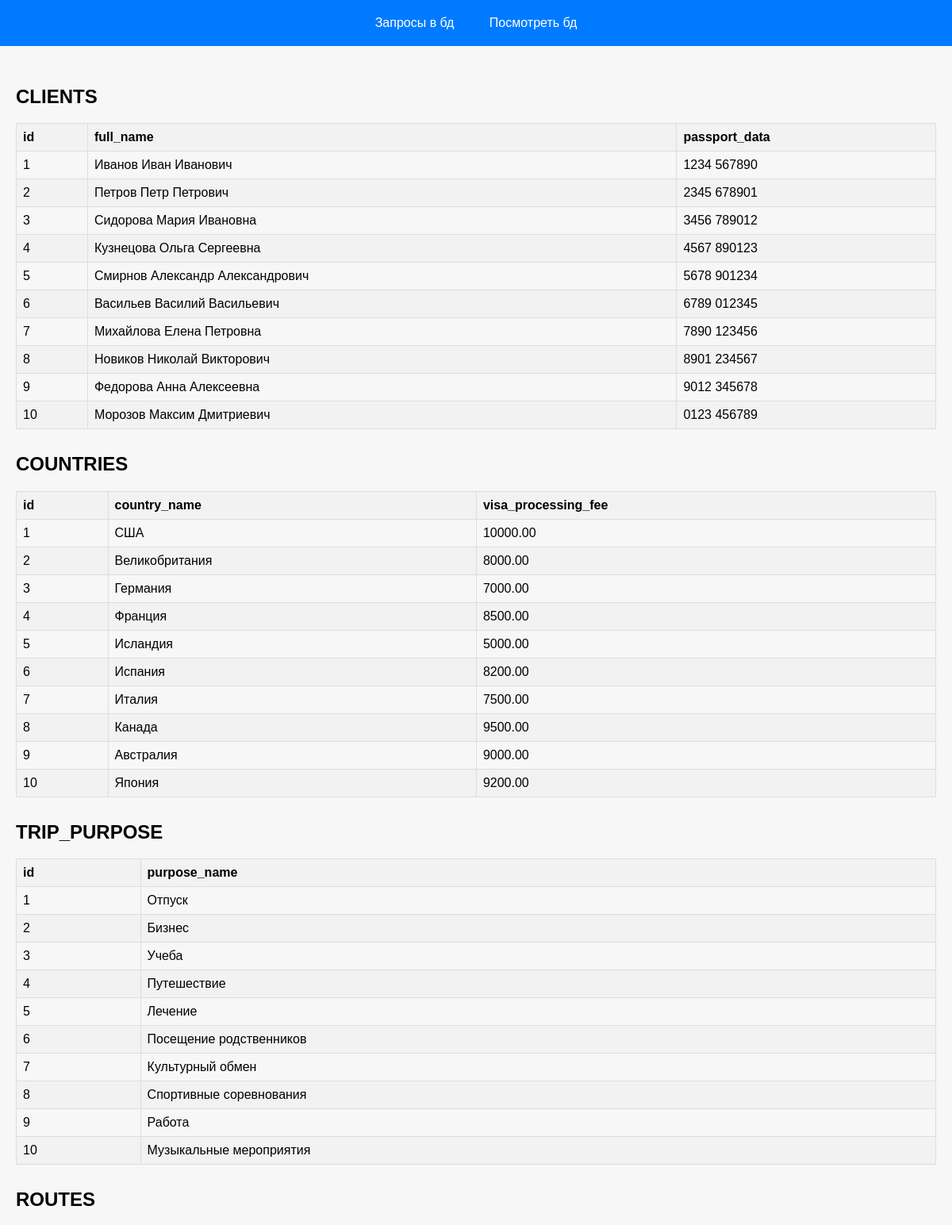
Screenshot of /showtable.php (upper part) with the database file from the repository.
### tables this page shows
CREATE TABLE CLIENTS (
    id INT AUTO_INCREMENT PRIMARY KEY,
    full_name VARCHAR(255) NOT NULL,
    passport_data VARCHAR(255) NOT NULL
);

CREATE TABLE COUNTRIES (
    id INT AUTO_INCREMENT PRIMARY KEY,
    country_name VARCHAR(255) NOT NULL,
    visa_processing_fee DECIMAL(10, 2) NOT NULL
);

CREATE TABLE TRIP_PURPOSE (
    id INT AUTO_INCREMENT PRIMARY KEY,
    purpose_name VARCHAR(255) NOT NULL
);

### showtable.php (the view, shortened to what this page needs)
<!DOCTYPE html>
<html lang="en">
<head>
    <link rel="stylesheet" href="table.css">
</head>
<body>
    <header>
        <a href="index.php">Запросы в бд</a>
        <a href="showtable.php">Посмотреть бд</a>
    </header>
    <div class="maincontent">
<?php
include 'dbconnect.php';
try {
    $tables = array("CLIENTS", "COUNTRIES", "TRIP_PURPOSE", "ROUTES", "TRIPS");
    foreach ($tables as $table_name) {
        echo "<h2>$table_name</h2>";
        $content_query = "SELECT * FROM $table_name";
        $content_result = $db->query($content_query);
        if ($content_result->rowCount() > 0) {
            echo "<table>";
            echo "<tr>";
            $columns = [];
            while ($row = $content_result->fetch(PDO::FETCH_ASSOC)) {
                if (empty($columns)) {
                    echo "<tr>";
                    foreach ($row as $key => $value) {
                        echo "<th>$key</th>";
                        $columns[] = $key;
                    }
                    echo "</tr>";
                }
                if ($table_name === "ROUTES") {
                    $row = replaceIdsWithNames($db, $row, "country_id", "COUNTRIES", "country_name");
                    $row = replaceIdsWithNames($db, $row, "trip_purpose_id", "TRIP_PURPOSE", "purpose_name");
                }
                if ($table_name === "TRIPS" && isset($row['client_id'])) {
                    $row = replaceClientIdWithName($db, $row);
                }
                echo "<tr>";
                foreach ($columns as $column) {
                    echo "<td>" . $row[$column] . "</td>";
                }
                echo "</tr>";
            }
            echo "</table>";
        } else {
            echo "Table is empty.";
        }
    }
} catch (PDOException $e) {
    die("Error: " . $e->getMessage());
}
function replaceIdsWithNames($db, $row, $id_column, $table_name, $name_column) {
    $id = $row[$id_column];
    $query = "SELECT $name_column FROM $table_name WHERE id = :id";
    $statement = $db->prepare($query);
    $statement->bindParam(":id", $id);
    $statement->execute();
    $result = $statement->fetch(PDO::FETCH_ASSOC);
    $name = $result[$name_column];
    $row[$id_column] = $name;
    return $row;
}
function replaceClientIdWithName($db, $row) {
    $client_id = $row['client_id'];
    $query = "SELECT full_name FROM CLIENTS WHERE id = :id";
    $statement = $db->prepare($query);
    $statement->bindParam(":id", $client_id);
    $statement->execute();
    $result = $statement->fetch(PDO::FETCH_ASSOC);
    $full_name = $result['full_name'];
    $row['client_id'] = $full_name;
    return $row;
}
?>
</div>
</body>
</html>

### table.css (style rules this page uses)
body { font-family: Arial, sans-serif; margin: 0; padding: 0; background-color: #f7f7f7; }
.maincontent { padding: 20px; }
header { background-color: #007bff; color: white; padding: 10px 0; text-align: center; }
header a { display: inline-block; padding: 10px 20px; color: white; text-decoration: none; transition: background-color 0.3s; }
h2 { margin-top: 30px; }
table { border-collapse: collapse; width: 100%; }
th, td { border: 1px solid #ddd; padding: 8px; text-align: left; }
th { background-color: #f2f2f2; }
tr:nth-child(even) { background-color: #f2f2f2; }

### rows the page displays
clients: key "id", key "full_name", key "passport_data", id "1", full_name "Иванов Иван Иванович", passport_data "1234 567890"
clients: id "2", full_name "Петров Петр Петрович", passport_data "2345 678901"
clients: id "3", full_name "Сидорова Мария Ивановна", passport_data "3456 789012"
clients: id "4", full_name "Кузнецова Ольга Сергеевна", passport_data "4567 890123"
clients: id "5", full_name "Смирнов Александр Александрович", passport_data "5678 901234"
clients: id "6", full_name "Васильев Василий Васильевич", passport_data "6789 012345"
clients: id "7", full_name "Михайлова Елена Петровна", passport_data "7890 123456"
clients: id "8", full_name "Новиков Николай Викторович", passport_data "8901 234567"
clients: id "9", full_name "Федорова Анна Алексеевна", passport_data "9012 345678"
clients: id "10", full_name "Морозов Максим Дмитриевич", passport_data "0123 456789"
countries: key "id", key "country_name", key "visa_processing_fee", id "1", country_name "США", visa_processing_fee "10000.00"
countries: id "2", country_name "Великобритания", visa_processing_fee "8000.00"
countries: id "3", country_name "Германия", visa_processing_fee "7000.00"
countries: id "4", country_name "Франция", visa_processing_fee "8500.00"
countries: id "5", country_name "Исландия", visa_processing_fee "5000.00"
countries: id "6", country_name "Испания", visa_processing_fee "8200.00"
countries: id "7", country_name "Италия", visa_processing_fee "7500.00"
countries: id "8", country_name "Канада", visa_processing_fee "9500.00"
countries: id "9", country_name "Австралия", visa_processing_fee "9000.00"
countries: id "10", country_name "Япония", visa_processing_fee "9200.00"
trip_purpose: key "id", key "purpose_name", id "1", purpose_name "Отпуск"
trip_purpose: id "2", purpose_name "Бизнес"
trip_purpose: id "3", purpose_name "Учеба"
trip_purpose: id "4", purpose_name "Путешествие"
trip_purpose: id "5", purpose_name "Лечение"
trip_purpose: id "6", purpose_name "Посещение родственников"
trip_purpose: id "7", purpose_name "Культурный обмен"
trip_purpose: id "8", purpose_name "Спортивные соревнования"
trip_purpose: id "9", purpose_name "Работа"
trip_purpose: id "10", purpose_name "Музыкальные мероприятия"

### other values shown
$table_name "CLIENTS"
$table_name "COUNTRIES"
$table_name "TRIP_PURPOSE"
$table_name "ROUTES"
